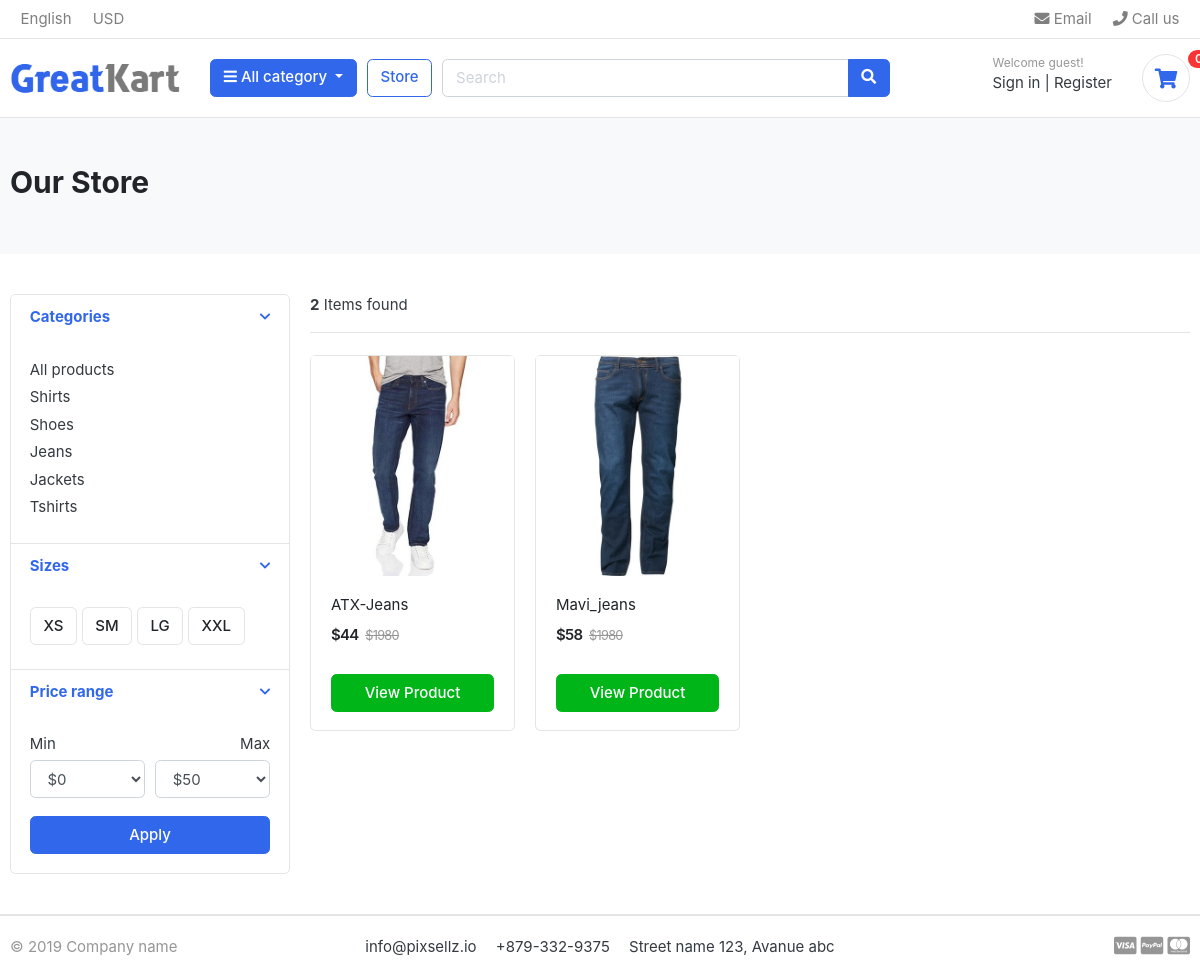
The page /store/category/jeans/ on the database as committed earlier.
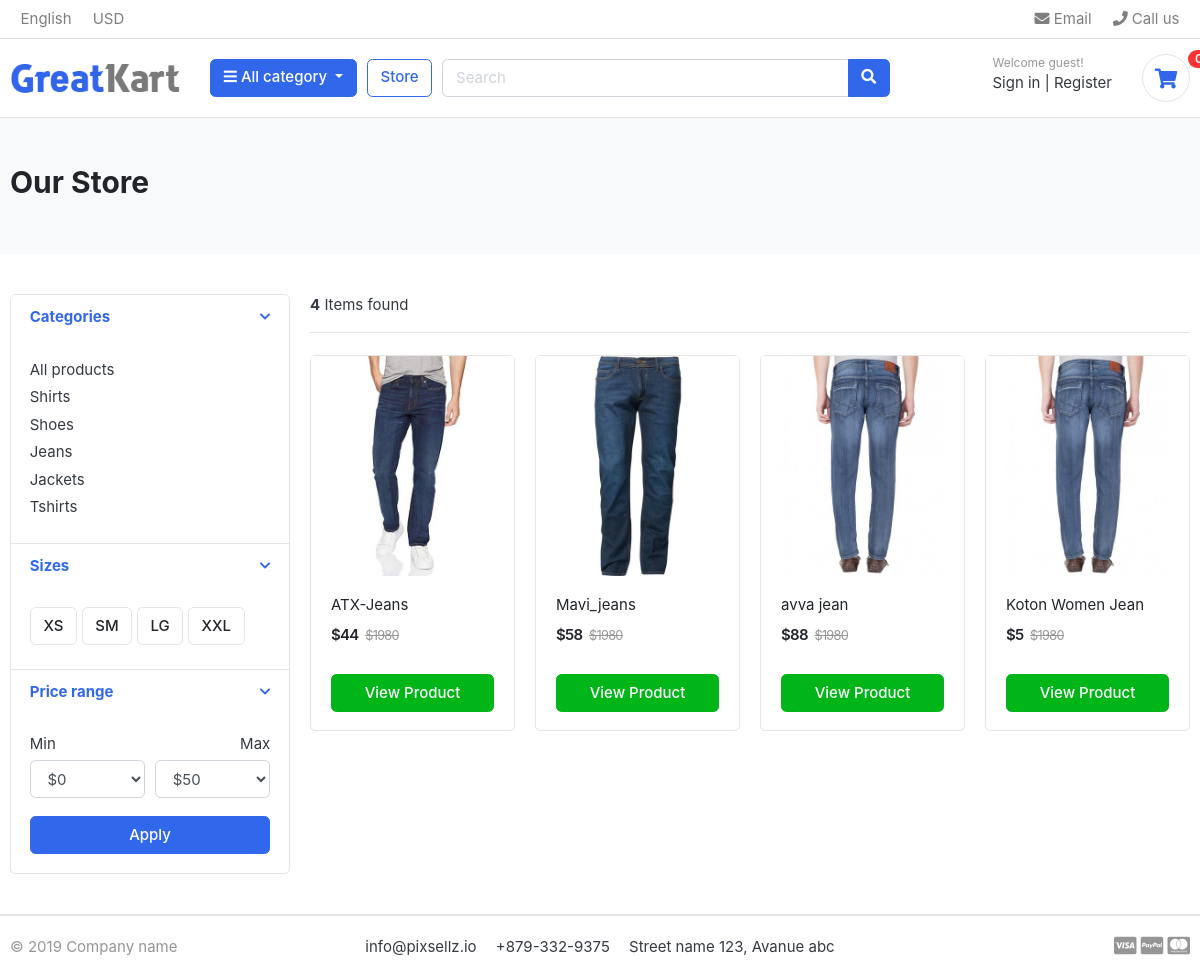
The same page on the database as committed later.
### category/models.py (models this page shows, shortened)
class Category(models.Model):
    category_name = models.CharField(max_length=50)
    slug = models.SlugField(max_length=100,unique=True)
    description = models.CharField(max_length=255, blank=True)
    category_image = models.ImageField(upload_to='photos/categories', blank=True)
    class Meta:
        verbose_name = 'category'
        verbose_name_plural ='categories'
    def get_url(self):
        return reverse('products_by_category', args=[self.slug])

### store/models.py (models this page shows, shortened)
class Product(models.Model):
    product_name    = models.CharField(max_length=200, unique=True)
    slug            = models.SlugField(max_length=200, unique=True)
    description     = models.TextField(max_length=500, blank=True)
    price           = models.IntegerField()
    images          = models.ImageField(upload_to='photos/products')
    stock           = models.IntegerField()
    is_available    = models.BooleanField(default=True)
    category        = models.ForeignKey(Category, on_delete=models.CASCADE)
    created_date    = models.DateTimeField(auto_now_add=True)
    modified_date   = models.DateTimeField(auto_now=True)
    def get_url(self):
        return reverse('product_detail', args=[self.category.slug, self.slug])

### store/views.py (the view)
# urls.py: path('', include('store.urls')),
def store(request, category_slug=None):
    categories = None
    products = None
    if category_slug != None:
        categories = get_object_or_404(Category, slug=category_slug)
        products = Product.objects.filter(category=categories, is_available=True)
        paginator = Paginator(products, 8)
        page = request.GET.get('page')
        paged_products = paginator.get_page(page)
        product_count = products.count()
    else:
        products = Product.objects.all().filter(is_available=True).order_by('id')
        paginator = Paginator(products, 8)
        page = request.GET.get('page')
        paged_products = paginator.get_page(page)
        product_count = products.count()
    context = {
        'products': paged_products,
        'product_count': product_count,
    }
    return render(request, 'store.html', context)

### carts/context_processor.py (called while the page is built)
def counter(request):
    cart_count = 0
    try:
        cart = Cart.objects.filter(cart_id = _cart_id(request))
        cart_items = CartItem.objects.all().filter(cart=cart[:1])
        for i in cart_items :
            cart_count += i.quantity
    except Cart.DoesNotExist:
        cart_count = 0
    return dict(cart_count=cart_count)

### carts/views.py (called while the page is built)
def _cart_id(request):
    cart = request.session.session_key
    if not cart:
        cart = request.session.create()
    return cart

### category/context_processor.py (called while the page is built)
def menu_links(request):
    links = Category.objects.all()
    return dict(links=links)

### templates/store.html (shortened to what this page needs)
{% extends 'base.html' %}
{% load static %}
{% block content %}
<section class="section-pagetop bg">
    <div class="container">
        <h2 class="title-page">Our Store</h2>
    </div>
</section>
<section class="section-content padding-y">
    <div class="container">
    <div class="row">
        <aside class="col-md-3">
    <div class="card">
        <article class="filter-group">
            <header class="card-header">
                <a href="#" data-toggle="collapse" data-target="#collapse_1" aria-expanded="true" class="">
                    <i class="icon-control fa fa-chevron-down"></i>
                    <h6 class="title">Categories</h6>
                </a>
            </header>
            <div class="filter-content collapse show" id="collapse_1" style="">
                <div class="card-body">
                    <ul class="list-menu">
                        <li><a href="{% url 'store' %}">All products</a></li>
                        {% for i in links %}
                            <li><a href="{{i.get_url}}">{{i.category_name}}</a></li>
                        {% endfor %}
                    </ul>
                </div>
            </div>
        </article>
        <article class="filter-group">
            <header class="card-header">
                <a href="#" data-toggle="collapse" data-target="#collapse_4" aria-expanded="true" class="">
                    <i class="icon-control fa fa-chevron-down"></i>
                    <h6 class="title">Sizes </h6>
                </a>
            </header>
            <div class="filter-content collapse show" id="collapse_4" style="">
                <div class="card-body">
                  <label class="checkbox-btn">
                    <span class="btn btn-light"> XS </span>
                  </label>
                  <label class="checkbox-btn">
                    <span class="btn btn-light"> SM </span>
                  </label>
                  <label class="checkbox-btn">
                    <span class="btn btn-light"> LG </span>
                  </label>
                  <label class="checkbox-btn">
                    <span class="btn btn-light"> XXL </span>
                  </label>
            </div>
            </div>
        </article>
        <article class="filter-group">
            <header class="card-header">
                <a href="#" data-toggle="collapse" data-target="#collapse_3" aria-expanded="true" class="">
                    <i class="icon-control fa fa-chevron-down"></i>
                    <h6 class="title">Price range </h6>
                </a>
            </header>
            <div class="filter-content collapse show" id="collapse_3" style="">
                <div class="card-body">
                    <div class="form-row">
                    <div class="form-group col-md-6">
                      <label>Min</label>
                          <select class="mr-2 form-control">
                            <option value="0">$0</option>
                        </select>
                    </div>
                    <div class="form-group text-right col-md-6">
                      <label>Max</label>
                          <select class="mr-2 form-control">
                            <option value="50">$50</option>
                        </select>
                    </div>
                    </div>
                    <button class="btn btn-block btn-primary">Apply</button>
                </div>
            </div>
        </article>
    </div>
        </aside>
        <main class="col-md-9">
    <header class="border-bottom mb-4 pb-3">
            <div class="form-inline">
                <span class="mr-md-auto"><b>{{product_count}}</b> Items found </span>
            </div>
    </header>
    <div class="row">
        {% for i in products %}
        <div class="col-md-3">
            <figure class="card card-product-grid">
                <div class="img-wrap">
                  <a href="{{i.get_url}}"> <img src="{{i.images.url}}"></a>
                </div>
                <figcaption class="info-wrap">
                    <div class="fix-height">
                        <a href="{{i.get_url}}" class="title">{{i.product_name}}</a>
                        <div class="price-wrap mt-2">
                            <span class="price">${{i.price}}</span>
                            <del class="price-old">$1980</del>
                        </div>
                    </div>
                    <a href="{{i.get_url}}" class="btn btn-block btn-success">View Product</a>
                </figcaption>
            </figure>
        </div>
        {% endfor %}
    </div>
        </main>
    </div>
    </div>
    </section>
{% endblock  %}

### templates/base.html (shortened to what this page needs)
{% load static %}
<!DOCTYPE HTML>
<html lang="en">
<head>
<link href="{% static 'css/bootstrap.cs'%}s" rel="stylesheet" type="text/css"/>
<link href="{% static 'fonts/fontawesome/css/all.min.css'%}" type="text/css" rel="stylesheet">
<link href="{% static 'css/ui.css'%}" rel="stylesheet" type="text/css"/>
<link href="{% static 'css/responsive.css'%}" rel="stylesheet" media="only screen and (max-width: 1200px)" />
</head>
<body>
    <header class="section-header">
        <nav class="navbar p-md-0 navbar-expand-sm navbar-light border-bottom">
        <div class="container">
          <div class="collapse navbar-collapse" id="navbarTop4">
            <ul class="navbar-nav mr-auto">
                <li class="nav-item dropdown">
                     <a href="#" class="nav-link">   English </a>
                </li>
                <li class="nav-item dropdown">
                    <a href="#" class="nav-link"> USD </a>
                </li>
            </ul>
            <ul class="navbar-nav">
                <li><a href="#" class="nav-link"> <i class="fa fa-envelope"></i> Email </a></li>
                <li><a href="#" class="nav-link"> <i class="fa fa-phone"></i> Call us </a></li>
            </ul>
          </div>
        </div>
        </nav>
        <section class="header-main border-bottom">
            <div class="container">
        <div class="row align-items-center">
            <div class="col-lg-2 col-md-3 col-6">
                <a href="{% url 'home' %}" class="brand-wrap">
                    <img class="logo" src="{% static './images/logo.png'%}">
                </a>
            </div>
            <div class="col-lg col-sm col-md col-6 flex-grow-0">
                <div class="category-wrap dropdown d-inline-block float-right">
                    <button type="button" class="btn btn-primary dropdown-toggle" data-toggle="dropdown">
                        <i class="fa fa-bars"></i> All category
                    </button>
                </div>
            </div>
            <a href="{% url 'store' %}" class="btn btn-outline-primary">Store</a>
            <div class="col-lg  col-md-6 col-sm-12 col">
                <form action="{% url 'search' %}" method="GET" class="search">
                    <div class="input-group w-100">
                        <input type="text" class="form-control" style="width:60%;" name="keyword" placeholder="Search">
                        <div class="input-group-append">
                          <button class="btn btn-primary" type="submit">
                            <i class="fa fa-search"></i>
                          </button>
                        </div>
                    </div>
                </form>
            </div>
            <div class="col-lg-3 col-sm-6 col-8 order-2 order-lg-3">
                        <div class="d-flex justify-content-end mb-3 mb-lg-0">
                            <div class="widget-header">
                                <small class="title text-muted">Welcome guest!</small>
                                <div>
                                    <a href="./signin.html">Sign in</a> <span class="dark-transp"> | </span>
                                    <a href="./register.html"> Register</a>
                                </div>
                            </div>
                            <a href="{% url 'cart' %}" class="widget-header pl-3 ml-3">
                              <a href="{% url 'cart' %}"><div class="icon icon-sm rounded-circle border"><i class="fa fa-shopping-cart"></i></div></a>
                                <span class="badge badge-pill badge-danger notify">{{cart_count}}</span>
                            </a>
                        </div>
                    </div>
        </div>
            </div>
        </section>
        </header>
    {% block content %}
    {% endblock %}
<footer class="section-footer border-top">
	<div class="container">
		<section class="footer-bottom border-top row">
			<div class="col-md-2">
				<p class="text-muted"> &copy 2019 Company name </p>
			</div>
			<div class="col-md-8 text-md-center">
				<span  class="px-2">info@pixsellz.io</span>
				<span  class="px-2">+879-332-9375</span>
				<span  class="px-2">Street name 123, Avanue abc</span>
			</div>
			<div class="col-md-2 text-md-right text-muted">
				<i class="fab fa-lg fa-cc-visa"></i>
				<i class="fab fa-lg fa-cc-paypal"></i>
				<i class="fab fa-lg fa-cc-mastercard"></i>
			</div>
		</section>
	</div>
</footer>
</body>
</html>

### static/css/ui.css (style rules this page uses)
html { font-family: "Inter", sans-serif; font-size: 15px; }
.img-wrap { text-align: center; display: block; }
.img-wrap img { max-width: 100%; }
.price-wrap { letter-spacing: -0.7px; }
.icon-xs, .icon-sm, .icon-md, .icon-lg { display: inline-block; text-align: center; flex-shrink: 0; flex-grow: 0; }
.icon-sm { width: 48px; height: 48px; line-height: 48px !important; font-size: 20px; }
.padding-y { padding-top: 40px; padding-bottom: 40px; }
figure { margin-bottom: 0; }
article:after, .form-group:after { display: block; clear: both; content: ""; }
.bg { background-color: #f8f9fa; }
.title-page { color: #212529; }
p:last-child { margin-bottom: 0; }
.header-main { position: relative; padding-top: 1rem; padding-bottom: 1rem; }
.brand-wrap .logo, .navbar-brand .logo { margin-right: 7px; max-height: 42px; display: inline-block; }
.widget-header { display: inline-block; vertical-align: middle; position: relative; }
.widget-header a { color: #343a40; }
.widget-header .title { display: block; }
.footer-bottom { padding-top: 20px; padding-bottom: 20px; }
.btn-light { background-color: #fff; border-color: #e4e4e4; }
[class*=list-] li:after { visibility: hidden; display: block; content: ""; overflow: hidden; height: 0; clear: both; }
.list-menu { list-style: none; margin: 0; padding-left: 0; }
.list-menu li { margin-bottom: 5px; }
.list-menu a { color: #343a40; }
[class*=card-product] a.title { color: #212529; display: block; }
[class*=card-product] .img-wrap { overflow: hidden; position: relative; }
[class*=card-product] .img-wrap img { height: 100%; max-width: 100%; width: auto; display: inline-block; -o-object-fit: cover; object-fit: cover; }
.card-product-grid { margin-bottom: 20px; }
.card-product-grid .img-wrap { border-radius: 0.2rem 0.2rem 0 0; height: 220px; }
.card-product-grid .info-wrap { overflow: hidden; padding: 18px 20px; }
.card-product-grid .fix-height { height: 80px; overflow: hidden; }
.card .img-wrap { overflow: hidden; }
.notify { position: absolute; top: -4px; right: -10px; display: inline-block; padding: 0.25em 0.6em; font-size: 12px; line-height: 1; text-align: center; border-radius: 3rem; color: #fff; background-color: #fa3434; }
.price { font-weight: 600; color: #212529; }
.price-old { color: #969696; margin-left: 3px; font-size: 85%; }
.icon-control { margin-top: 5px; float: right; font-size: 80%; }
.card-header .title { margin-bottom: 0; line-height: 1.5; }
.filter-group { border-bottom: 1px solid #e4e4e4; }
.filter-group .card-header { border-bottom: 0; }
.filter-group:last-child { border-bottom: 0; }
.checkbox-btn { position: relative; }
.section-pagetop { padding: 45px 0; }

Rows that differ between the two databases and show on the page:
added Product: images (picture), product_name "avva jean", price "88"
added Product: images (picture), product_name "Koton Women Jean", price "5"
Other text that changed with them:
{{ product_count }}: "2" → "4"
